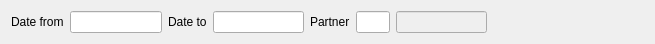
<?xml version="1.0" encoding="UTF-8"?>
<ui version="4.0">
 <class>FCouponSales</class>
 <widget class="QWidget" name="FCouponSales">
  <property name="geometry">
   <rect>
    <x>0</x>
    <y>0</y>
    <width>655</width>
    <height>42</height>
   </rect>
  </property>
  <property name="windowTitle">
   <string>Form</string>
  </property>
  <layout class="QHBoxLayout" name="horizontalLayout">
   <item>
    <widget class="QLabel" name="label">
     <property name="text">
      <string>Date from</string>
     </property>
    </widget>
   </item>
   <item>
    <widget class="EDateEdit" name="deStart"/>
   </item>
   <item>
    <widget class="QLabel" name="label_2">
     <property name="text">
      <string>Date to</string>
     </property>
    </widget>
   </item>
   <item>
    <widget class="EDateEdit" name="deEnd"/>
   </item>
   <item>
    <widget class="QLabel" name="label_3">
     <property name="text">
      <string>Partner</string>
     </property>
    </widget>
   </item>
   <item>
    <widget class="EQLineEdit" name="lePartnerCode">
     <property name="maximumSize">
      <size>
       <width>50</width>
       <height>16777215</height>
      </size>
     </property>
     <property name="focusPolicy">
      <enum>Qt::ClickFocus</enum>
     </property>
    </widget>
   </item>
   <item>
    <widget class="EQLineEdit" name="lePartnerName">
     <property name="enabled">
      <bool>false</bool>
     </property>
     <property name="maximumSize">
      <size>
       <width>250</width>
       <height>16777215</height>
      </size>
     </property>
     <property name="focusPolicy">
      <enum>Qt::NoFocus</enum>
     </property>
    </widget>
   </item>
   <item>
    <spacer name="horizontalSpacer">
     <property name="orientation">
      <enum>Qt::Horizontal</enum>
     </property>
     <property name="sizeHint" stdset="0">
      <size>
       <width>173</width>
       <height>20</height>
      </size>
     </property>
    </spacer>
   </item>
  </layout>
 </widget>
 <customwidgets>
  <customwidget>
   <class>EQLineEdit</class>
   <extends>QLineEdit</extends>
   <header location="global">eqlineedit.h</header>
   <slots>
    <signal>customButtonClicked(bool)</signal>
   </slots>
  </customwidget>
  <customwidget>
   <class>EDateEdit</class>
   <extends>QLineEdit</extends>
   <header location="global">edateedit.h</header>
  </customwidget>
 </customwidgets>
 <resources/>
 <connections/>
</ui>
